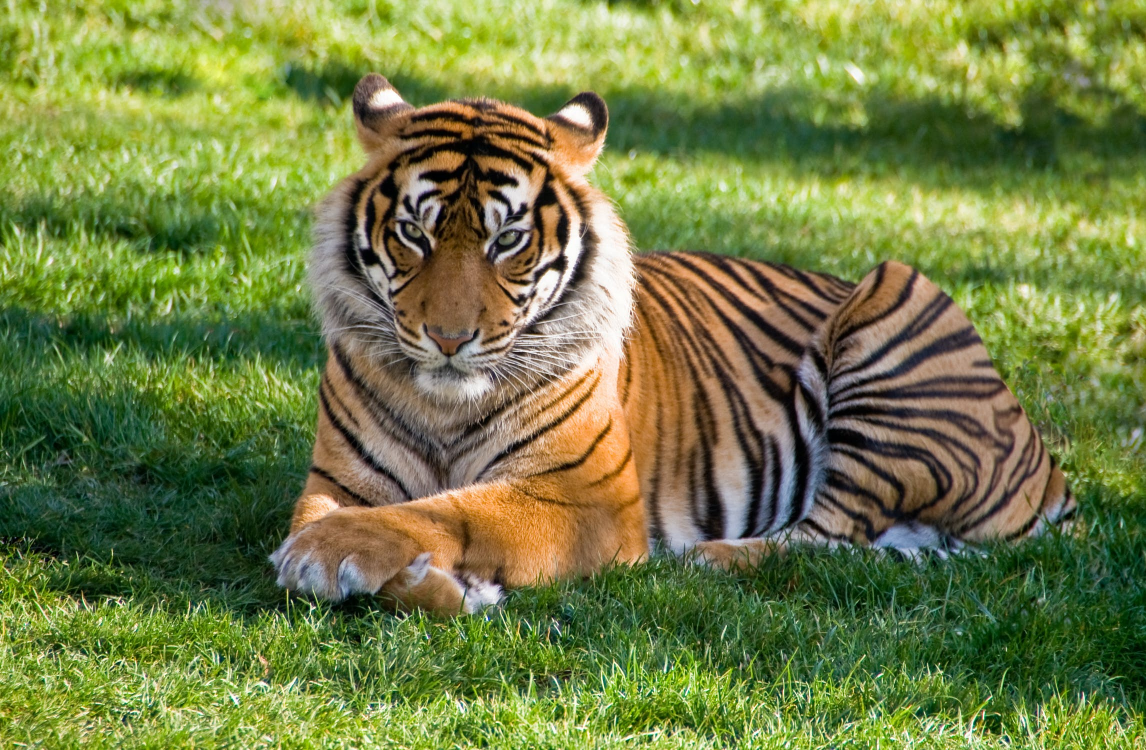
#> input picture SrcImage/tiger.jpeg, 2292 x 1500 px, found by its file name (shown at 1/2 size)
$ jupyter execute 2_c.ipynb
#> lines starting #> are read from the running program, lines starting #| are printed output that depends on the picture
[cell 1]
import cv2
import matplotlib.pyplot as plt
import numpy as np

# Read the original image
path = "/media/mount/nvme0n1p4/Pranto/study/4-1/Digital Image Processing/DIP_Lab/SrcImage/tiger.jpeg"  # Replace with your image path
img_bgr = cv2.imread(path)
#> img_bgr is the input picture: shape (1500, 2292, 3); mean B, G, R 67.9, 126.5, 114.6
img_rgb = cv2.cvtColor(img_bgr, cv2.COLOR_BGR2RGB)
img_gray = cv2.cvtColor(img_bgr, cv2.COLOR_BGR2GRAY)
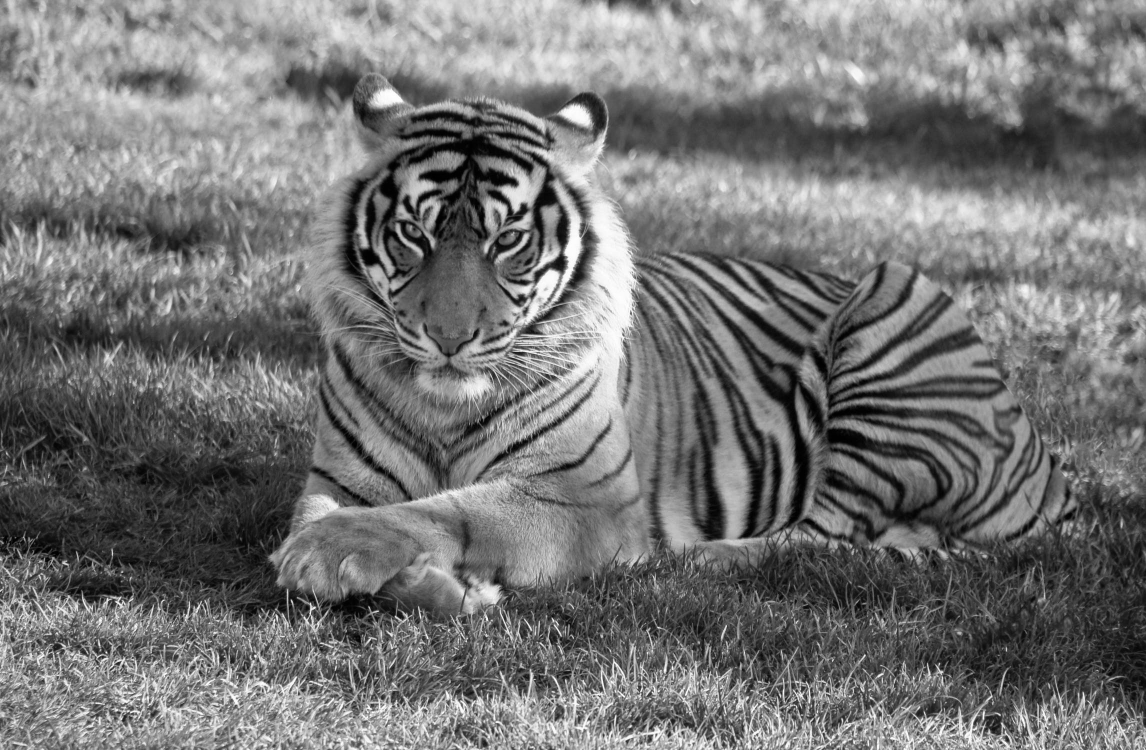
#> img_gray: shape (1500, 2292) (shown at 1/2 size); min 0, max 255, mean 116.3
img_gray = cv2.resize(img_gray, (512, 512))
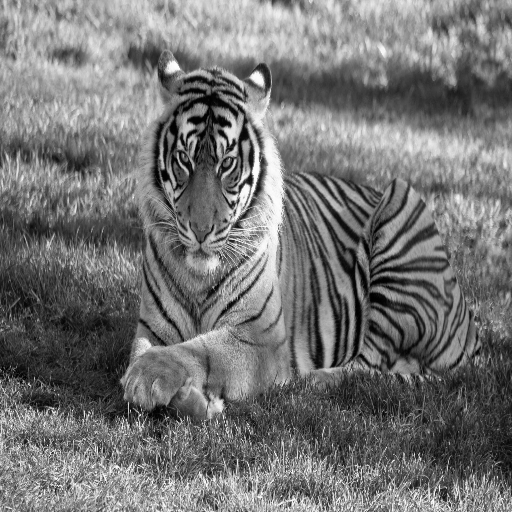
#> img_gray: shape (512, 512); min 0, max 254, mean 116.1

[cell 2]
# msb_img = img_gray >> 5
bit_mask = 0b11100000
msb_img = img_gray & bit_mask
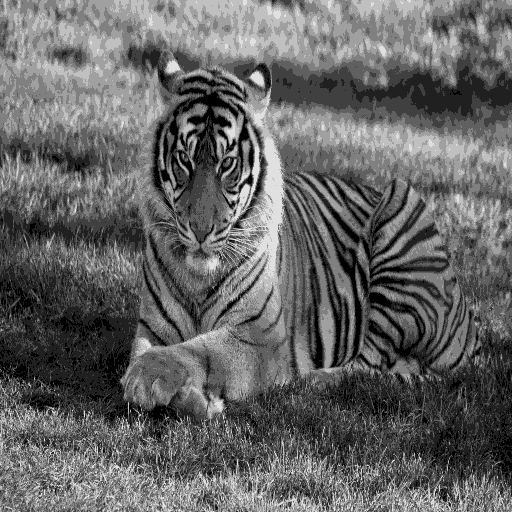
#> msb_img: shape (512, 512); min 0, max 224, mean 100.6
difference_img = abs(img_gray - msb_img)
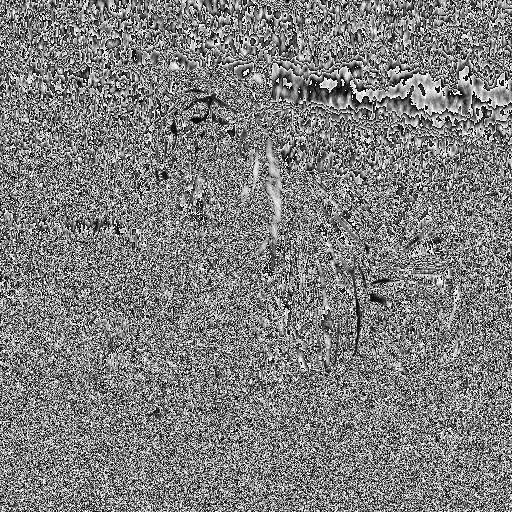
#> difference_img: shape (512, 512); min 0, max 31, mean 15.5; drawn with min black and max white

plt.figure(figsize=(8, 10))
#Plot the original image
plt.subplot(1, 3, 1)
plt.axis("off")
plt.imshow(img_gray, cmap="gray")
plt.title("Original Image")

# plot the MSB image
plt.subplot(1, 3, 2)
plt.axis("off")
plt.imshow(msb_img, cmap="gray")
plt.title("MSB Image")

# plot the difference image
plt.subplot(1, 3, 3)
plt.axis("off")
plt.imshow(difference_img, cmap="gray")
plt.title("Difference Image")

$ run again, with SrcImage/Skull.jpeg copied over SrcImage/tiger.jpeg
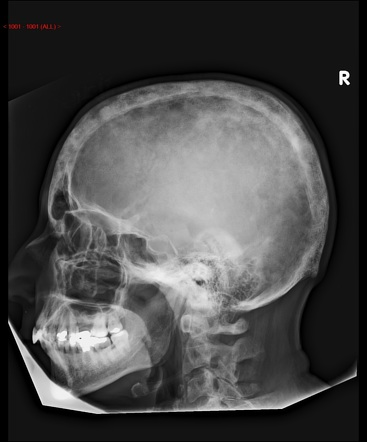
#> input picture SrcImage/Skull.jpeg, 367 x 442 px, found by its file name
#> img_bgr is the input picture: shape (442, 367, 3); mean B, G, R 72.5, 72.5, 72.6
#> `difference_img = abs(img_gray - msb_img)`:
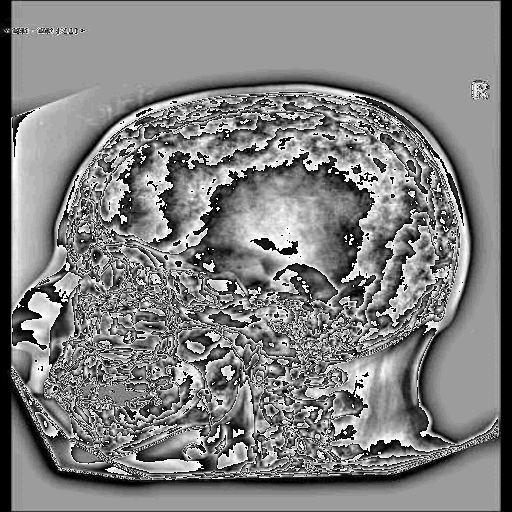
#> difference_img: shape (512, 512); min 0, max 31, mean 15.6; drawn with min black and max white
#> `[cell 2] # msb_img = img_gray >> 5 bit_mask = 0b11100000 msb_img = img..`:
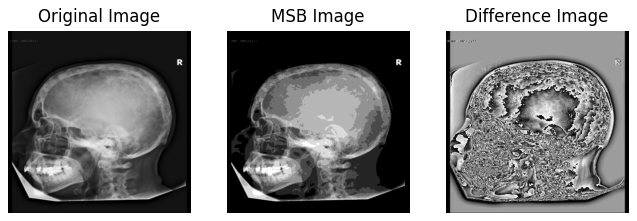
#> figure drawn by matplotlib, 3 panels

$ run again, with SrcImage/paddy.jpeg copied over SrcImage/tiger.jpeg
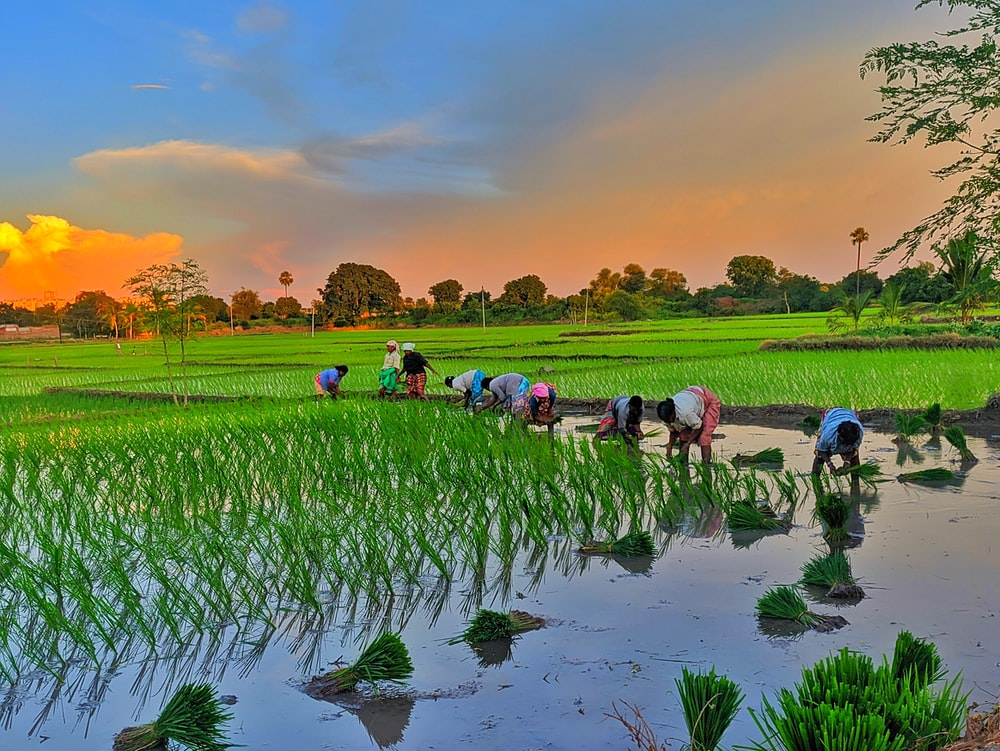
#> input picture SrcImage/paddy.jpeg, 1000 x 751 px, found by its file name
#> img_bgr is the input picture: shape (751, 1000, 3); mean B, G, R 101.8, 127, 112.2
#> `msb_img = img_gray & bit_mask`:
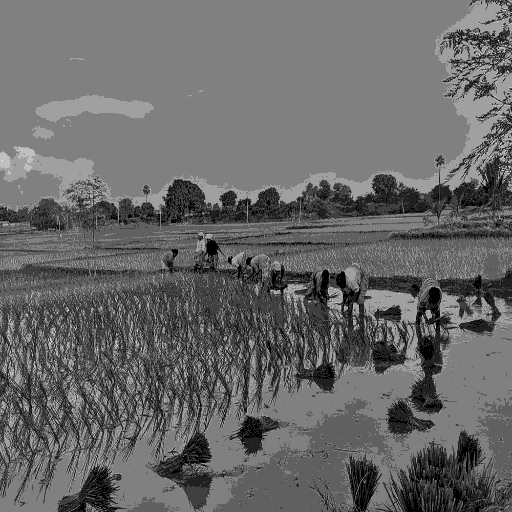
#> msb_img: shape (512, 512); min 0, max 224, mean 104
#> `difference_img = abs(img_gray - msb_img)`:
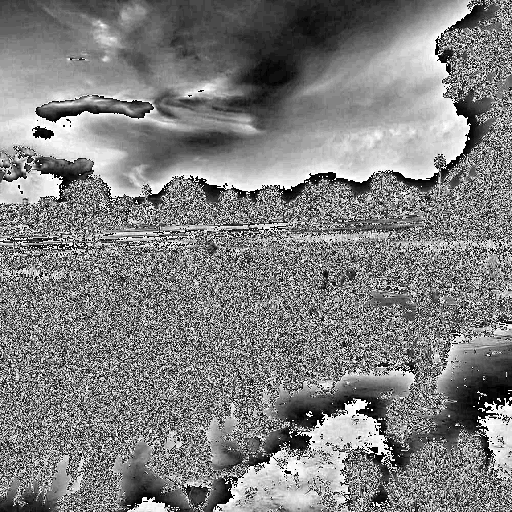
#> difference_img: shape (512, 512); min 0, max 31, mean 15.6; drawn with min black and max white
